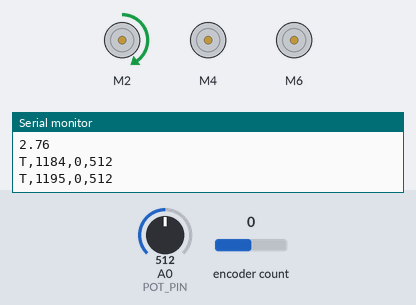
Bench run of a sketch on a simulated Arduino Uno, built with avr-gcc and run on an emulated ATmega328P. Parts: 3 × DC motor (green arrow = forward, orange = backward, longer = faster), the last lines printed to the serial monitor. The test bench sets the inputs (shaded band); at power-on: A0 (POT_PIN) = 512, encoder count 0.

Above: at 1.2 s.
1.3 s: A0 (POT_PIN) set to 490
2.8 s: A0 (POT_PIN) set to 469
At 3.5 s:
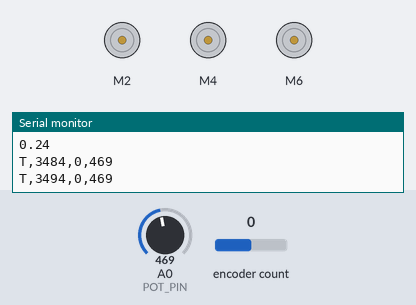
4.3 s: A0 (POT_PIN) set to 431
At 4.7 s:
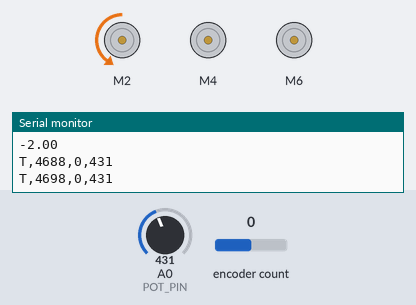
5.8 s: A0 (POT_PIN) set to 511
At 7.0 s:
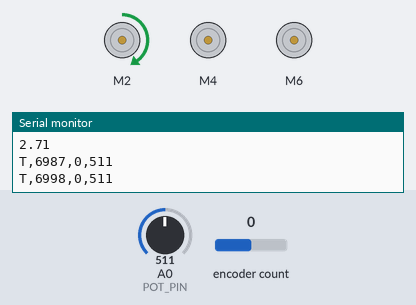
7.3 s: A0 (POT_PIN) set to 306
At 8.1 s:
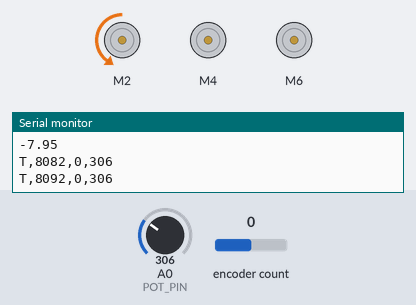
Timing chart, 0 to 9.8 s (numbered marks = the images above; inputs shaded):
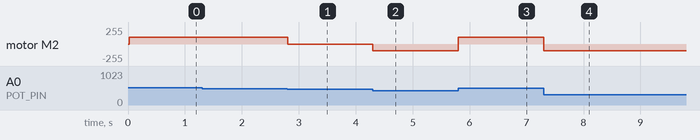

Measured:
- the behaviour switches between 483 and 482 on A0 (POT_PIN) (found by bisection; images 0 and 1)
- the behaviour switches between 448 and 447 on A0 (POT_PIN) (found by bisection; images 1 and 2)
- after the input at 2.8 s, motor M2: forward 100/255 → stopped at once
- after the input at 4.3 s, motor M2: stopped → backward 100/255 at once
- after the input at 5.8 s, motor M2: backward 100/255 → forward 100/255 at once
- after the input at 7.3 s, motor M2: forward 100/255 → backward 100/255 at once

The sketch:

sketch_sep04a.ino
```cpp
#include <Arduino.h>
#include <CytronMotorDriver.h>
#define ENCODER_USE_INTERRUPTS
#define ENCODER_OPTIMIZE_INTERRUPTS
#include <Encoder.h>
#include <math.h>

// ===== 핀 매핑 =====
const int STEERING_1 = 2;
const int STEERING_2 = 3;
const int FORWARD_1  = 4;
const int FORWARD_2  = 5;
const int BACKWARD_1 = 6;
const int BACKWARD_2 = 7;
const uint8_t ENCODER_A = 18;
const uint8_t ENCODER_B = 19;
const int POT_PIN = A0;

// ── 모터 드라이버 객체
CytronMD STEERING(PWM_DIR, STEERING_1, STEERING_2);
CytronMD FORWARD (PWM_DIR, FORWARD_1 , FORWARD_2 );
CytronMD BACKWARD(PWM_DIR, BACKWARD_1, BACKWARD_2);

// 조향 속도 상수
const int STEERING_SPEED = 100;

// 제어 상태 변수
int speed_cmd = 0;
float target_angle_deg = 0;

// 명령 주기 제한 변수
unsigned long lastCommandTime = 0; // 마지막 명령 처리 시간
const unsigned int COMMAND_INTERVAL = 20; // 명령 처리 간 최소 대기 시간(ms)


// ── 엔코더 객체
Encoder encoder(ENCODER_A, ENCODER_B);

// 1. 다점 캘리브레이션 데이터 및 함수
// ==========================================================
#define No_Calibration_Point 17
struct
{
  double X[No_Calibration_Point]; // AD 값 배열
  double Y[No_Calibration_Point]; // 각도(degree) 배열
} cal_data;


// 캘리브레이션 데이터
void setupCalibrationData() {
  cal_data = {
    {36.0, 73.0, 123.0, 177.0, 205.0, 261.0, 327.0, 414.0, 516.0, 593.0, 668.0,
     758.0, 842.0, 897.0, 941.0, 975.0, 1012.0},   // Potentiometer
    {-25.0, -22.0, -19.0, -17.0, -14.0, -10.0, -7.0, -3.0, 3.0, 5.0, 8.0,
     12.0, 15.0, 19.0, 21.0, 23.0, 25.0}           // 각도 값
  };
}


// Potentiometer 변환값을 넣으면 steering 각도(degree)가 나오는 선형 보간 함수
double linear_mapping(double x) {
  int i = 0;
  for (int j = 0; j < No_Calibration_Point - 1; j++) {
    if (x < cal_data.X[0]) {
       i = 0;
       break;
    }
    if ((x >= cal_data.X[j]) && (x < cal_data.X[j + 1])) {
      i = j;
      break;
    }
    i = No_Calibration_Point - 2; // 범위 초과 시 마지막 구간 사용
  }

  double x1 = cal_data.X[i];
  double x2 = cal_data.X[i + 1];
  double y1 = cal_data.Y[i];
  double y2 = cal_data.Y[i + 1];

  double y = y1 + (x - x1) * ((y2 - y1) / (x2 - x1));
  return y;
}
// ==========================================================


// ===== 텔레메트리 주기 =====
const uint16_t LOOP_HZ = 100;
static unsigned long last_pub = 0;

// ===== 함수 선언 =====
void   setMotorSpeed(int speed);
void   processIncomingByte(byte b);
void   processData(const char *data);


// ===== 구동 모터 설정 =====
void setMotorSpeed(int spd) {
    FORWARD.setSpeed(spd);
    BACKWARD.setSpeed(spd);
}

// ===== 수신 바이트 처리 (기존과 동일) =====
void processIncomingByte(byte inByte) {
    static char input_line[20];
    static unsigned int input_pos = 0;

    switch (inByte) {
        case '\n':
            input_line[input_pos] = 0;
            processData(input_line);
            input_pos = 0;
            break;
        case '\r':
            break;
        default:
            if (input_pos < 19) {
                input_line[input_pos++] = inByte;
            }
            break;
    }
}

// ===== 명령 파싱/처리 (기존과 동일, 최대/최소 각도만 수정) =====
void processData(const char *data) {
    int sIndex = -1, pIndex = -1;
    for (int i = 0; data[i] != '\0'; i++) {
        if (data[i] == 's') sIndex = i;
        else if (data[i] == 'p') pIndex = i;
    }
    if (sIndex != -1 && pIndex != -1 && pIndex > sIndex) {
        float newTargetAngle = atof(data + sIndex + 1);
        int   newSpeed       = atoi(data + pIndex + 1);

        // [수정] 캘리브레이션 데이터의 최대/최소 각도로 제한
        if (newTargetAngle > 25.0) newTargetAngle = 25.0;
        if (newTargetAngle < -25.0) newTargetAngle = -25.0;

        target_angle_deg = newTargetAngle;
        speed_cmd        = newSpeed;
    }
}

void setup() {
    Serial.begin(115200);
    pinMode(POT_PIN, INPUT);
    setupCalibrationData(); // [추가] 캘리브레이션 데이터 초기화
}

void loop() {
    unsigned long currentTime = millis();

    while (Serial.available()) {
        processIncomingByte(Serial.read());
    }

    // 일정 시간 간격으로만 제어 명령 실행
    if (currentTime - lastCommandTime >= COMMAND_INTERVAL) {

        int   raw = analogRead(POT_PIN);

        // linear_mapping 함수로 현재 각도 계산
        float current_angle_deg = linear_mapping(raw);
        Serial.println(current_angle_deg);

        // 조향 상태에 따라 동작 제어
        if (abs(current_angle_deg - target_angle_deg) <= 1) {
            STEERING.setSpeed(0);
        }
        else if (current_angle_deg > target_angle_deg) {
            STEERING.setSpeed(STEERING_SPEED);
        } else {
            STEERING.setSpeed(-STEERING_SPEED);
        }

        // 모터 속도 설정
        setMotorSpeed(speed_cmd);

        // 마지막 명령 시간 갱신
        lastCommandTime = currentTime;
    }

    // ── 텔레메트리 (기존과 동일)
    const unsigned long period = 1000UL / LOOP_HZ;
    if (currentTime - last_pub >= period) {
        last_pub = currentTime;
        long ticks  = encoder.read();
        int  potRaw = analogRead(POT_PIN);
        Serial.print("T,");
        Serial.print(currentTime);
        Serial.print(",");
        Serial.print(ticks);
        Serial.print(",");
        Serial.println(potRaw);
    }
}
```
